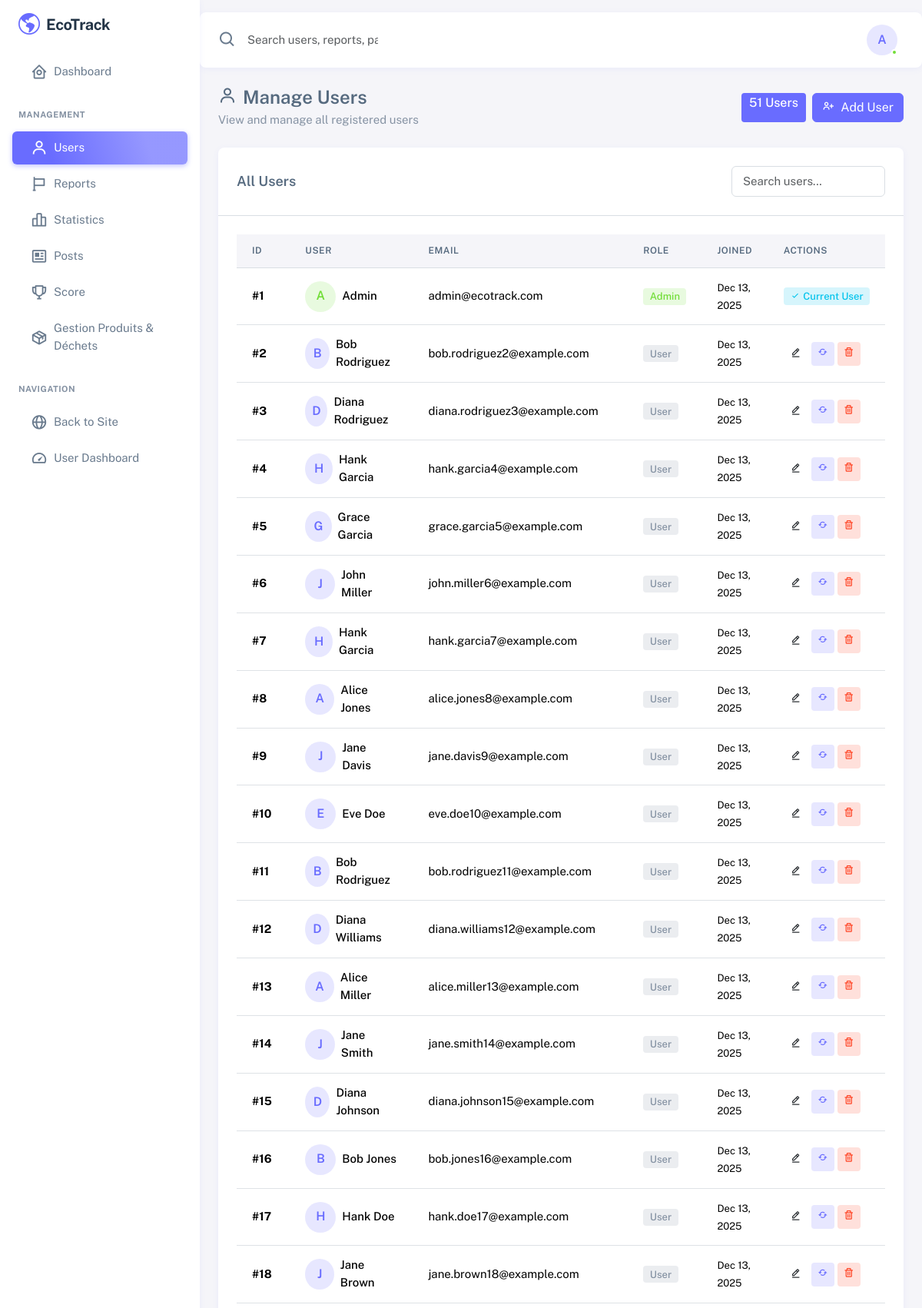
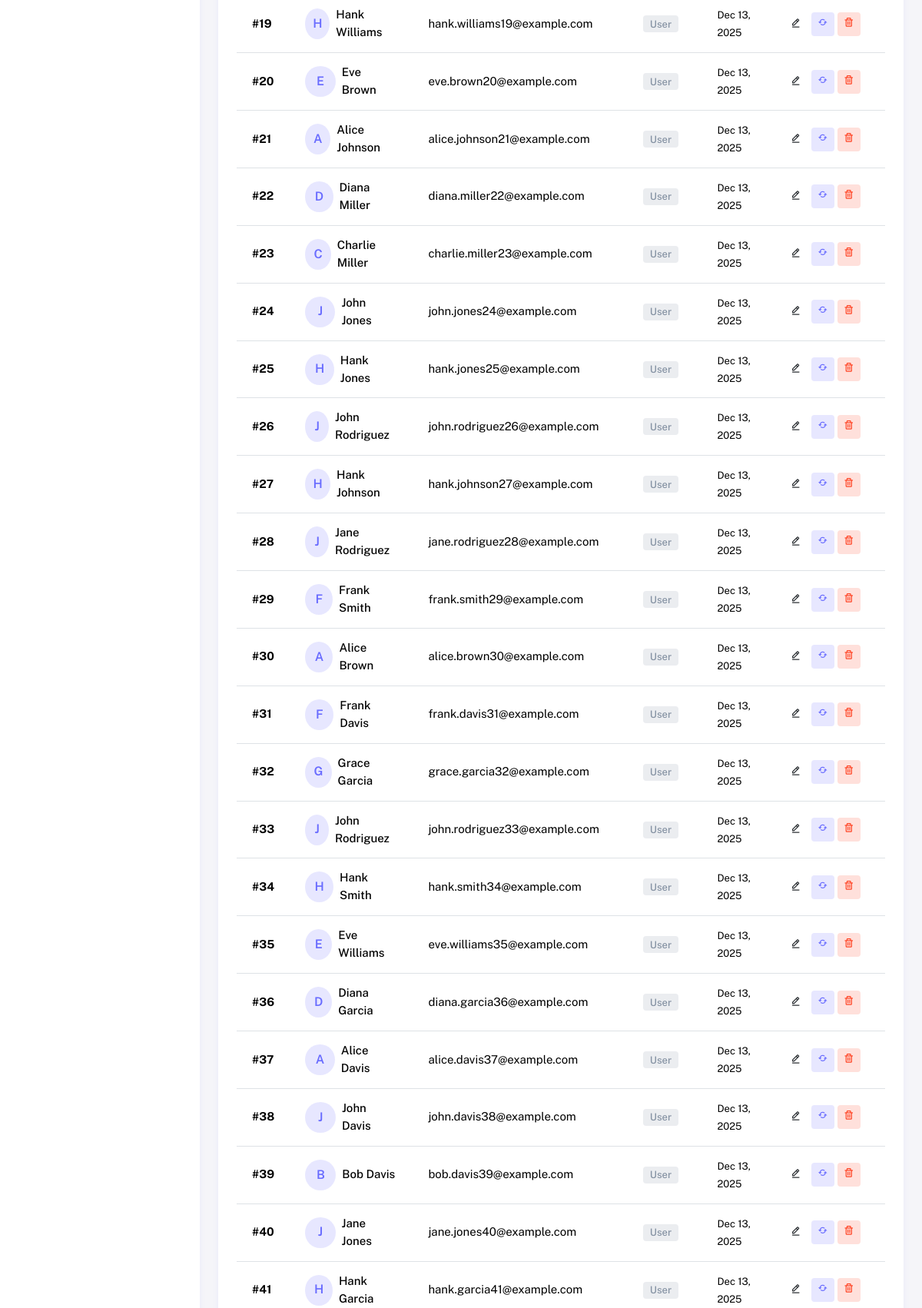
The page /admin/users.php (signed in, upper part) on the database its author committed (2 pictures, top to bottom).
### tables this page shows
CREATE TABLE IF NOT EXISTS users (
    id INT AUTO_INCREMENT PRIMARY KEY,
    name VARCHAR(100) NOT NULL,
    email VARCHAR(100) UNIQUE NOT NULL,
    password VARCHAR(255) NOT NULL,
    role VARCHAR(20) DEFAULT 'user',
    avatar VARCHAR(255) DEFAULT NULL,
    total_points INT DEFAULT 0,
    created_at TIMESTAMP DEFAULT CURRENT_TIMESTAMP,
    updated_at TIMESTAMP DEFAULT CURRENT_TIMESTAMP ON UPDATE CURRENT_TIMESTAMP
);

### includes/config.php (called while the page is built, shortened)
<?php
function formatDate($date) {
    return date('M d, Y', strtotime($date));
}
?>

### admin/users.php (the view, shortened to what this page needs)
<?php
require_once '../includes/config.php';
$users = $pdo->query("SELECT * FROM users ORDER BY created_at DESC")->fetchAll();
include 'includes/admin_header.php';
?>
<div class="page-header mb-4">
    <div class="d-flex justify-content-between align-items-center">
        <div>
            <h4><i class="bx bx-user me-2"></i>Manage Users</h4>
            <p class="mb-0">View and manage all registered users</p>
        </div>
        <div class="d-flex gap-2">
            <span class="badge bg-primary fs-6"><?php echo count($users); ?> Users</span>
            <button type="button" class="btn btn-primary" data-bs-toggle="modal" data-bs-target="#addUserModal">
                <i class="bx bx-user-plus me-1"></i> Add User
            </button>
        </div>
    </div>
</div>
<div class="card">
    <div class="card-header d-flex align-items-center justify-content-between">
        <h5 class="card-title mb-0">All Users</h5>
        <div class="d-flex gap-2">
            <input type="text" class="form-control form-control-sm" id="searchUsers" placeholder="Search users..." style="width: 200px;">
        </div>
    </div>
    <div class="card-body">
        <?php if (count($users) > 0): ?>
        <div class="table-responsive">
            <table class="table table-hover" id="usersTable">
                <thead>
                    <tr>
                        <th>ID</th>
                        <th>User</th>
                        <th>Email</th>
                        <th>Role</th>
                        <th>Joined</th>
                        <th>Actions</th>
                    </tr>
                </thead>
                <tbody>
                    <?php foreach ($users as $user): ?>
                    <tr>
                        <td><strong>#<?php echo $user['id']; ?></strong></td>
                        <td>
                            <div class="d-flex align-items-center">
                                <div class="avatar avatar-sm me-2">
                                    <span class="avatar-initial rounded-circle <?php echo $user['role'] === 'admin' ? 'bg-label-success' : 'bg-label-primary'; ?>">
                                        <?php echo strtoupper(substr($user['name'], 0, 1)); ?>
                                    </span>
                                </div>
                                <div>
                                    <span class="fw-medium"><?php echo htmlspecialchars($user['name']); ?></span>
                                </div>
                            </div>
                        </td>
                        <td><?php echo htmlspecialchars($user['email']); ?></td>
                        <td>
                            <span class="badge <?php echo $user['role'] === 'admin' ? 'bg-label-success' : 'bg-label-secondary'; ?>">
                                <?php echo ucfirst($user['role']); ?>
                            </span>
                        </td>
                        <td>
                            <small><?php echo formatDate($user['created_at']); ?></small>
                        </td>
                        <td>
                            <?php if ($user['id'] != $_SESSION['user_id']): ?>
                            <div class="d-flex gap-1">
                                <button type="button"
                                        class="btn btn-sm btn-label-info edit-user-btn"
                                        title="Edit User"
                                        data-bs-toggle="modal"
                                        data-bs-target="#editUserModal"
                                        data-user-id="<?php echo $user['id']; ?>"
                                        data-user-name="<?php echo htmlspecialchars($user['name']); ?>"
                                        data-user-email="<?php echo htmlspecialchars($user['email']); ?>"
                                        data-user-role="<?php echo $user['role']; ?>">
                                    <i class="bx bx-edit-alt"></i>
                                </button>
                                <a href="users.php?toggle_role=<?php echo $user['id']; ?>"
                                   class="btn btn-sm btn-label-primary"
                                   title="Toggle Role"
                                   data-bs-toggle="tooltip">
                                    <i class="bx bx-refresh"></i>
                                </a>
                                <a href="users.php?delete=<?php echo $user['id']; ?>"
                                   class="btn btn-sm btn-label-danger delete-btn"
                                   title="Delete User"
                                   data-bs-toggle="tooltip"
                                   onclick="return confirm('Are you sure you want to delete this user? This action cannot be undone.');">
                                    <i class="bx bx-trash"></i>
                                </a>
                            </div>
                            <?php else: ?>
                            <span class="badge bg-label-info">
                                <i class="bx bx-check me-1"></i>Current User
                            </span>
                            <?php endif; ?>
                        </td>
                    </tr>
                    <?php endforeach; ?>
                </tbody>
            </table>
        </div>
        <?php endif; ?>
    </div>
</div>
<?php include 'includes/admin_footer.php'; ?>

### admin/assets/css/sneat-theme.css (style rules this page uses)
:root { --sneat-primary: #696cff; --sneat-secondary: #8592a3; --sneat-success: #71dd37; --sneat-info: #03c3ec; --sneat-warning: #ffab00; --sneat-danger: #ff3e1d; --sneat-light: #fcfdfd; --sneat-dark: #233446; --sneat-gray: #697a8d; --sneat-body-bg: #f5f5f9; --sneat-card-bg: #fff; --sneat-heading-color: #566a7f; --sneat-text-color: #697a8d; --sneat-border-color: #d9dee3; --sneat-menu-bg: #fff; --sneat-menu-width: 260px; }
* { box-sizing: border-box; }
body { margin: 0; font-family: 'Public Sans', -apple-system, BlinkMacSystemFont, 'Segoe UI', Roboto, sans-serif; font-size: 0.9375rem; font-weight: 400; line-height: 1.53; color: var(--sneat-text-color); background-color: var(--sneat-body-bg); -webkit-font-smoothing: antialiased; }
.avatar { position: relative; width: 2.5rem; height: 2.5rem; cursor: pointer; }
.avatar-initial { display: flex; align-items: center; justify-content: center; width: 100%; height: 100%; font-size: 1rem; font-weight: 600; }
.bg-label-primary { background: rgba(105, 108, 255, 0.16) !important; color: var(--sneat-primary) !important; }
.card { background: var(--sneat-card-bg); border: none; border-radius: 0.5rem; box-shadow: 0 0.125rem 0.5rem rgba(105, 108, 255, 0.07); margin-bottom: 1.5rem; }
.card-header { padding: 1.5rem; background: transparent; border-bottom: 1px solid var(--sneat-border-color); }
.card-body { padding: 1.5rem; }
.card-title { margin-bottom: 0; font-size: 1.125rem; font-weight: 600; color: var(--sneat-heading-color); }
.table { width: 100%; margin-bottom: 0; color: var(--sneat-text-color); border-collapse: collapse; }
.table th { font-size: 0.75rem; font-weight: 600; text-transform: uppercase; letter-spacing: 0.5px; color: var(--sneat-heading-color); background: var(--sneat-body-bg); padding: 0.75rem 1.25rem; border: none; }
.table td { padding: 0.875rem 1.25rem; vertical-align: middle; border-top: 1px solid var(--sneat-border-color); }
.badge { font-size: 0.8125rem; font-weight: 500; padding: 0.35em 0.65em; border-radius: 0.25rem; }
.bg-label-success { background: rgba(113, 221, 55, 0.16) !important; color: var(--sneat-success) !important; }
.bg-label-info { background: rgba(3, 195, 236, 0.16) !important; color: var(--sneat-info) !important; }
.bg-label-secondary { background: rgba(133, 146, 163, 0.16) !important; color: var(--sneat-secondary) !important; }
.btn-primary { background: var(--sneat-primary); border-color: var(--sneat-primary); }
.btn-label-primary { background: rgba(105, 108, 255, 0.16); color: var(--sneat-primary); border: none; }
.btn-label-danger { background: rgba(255, 62, 29, 0.16); color: var(--sneat-danger); border: none; }
.page-header { margin-bottom: 1.5rem; }
.page-header h4 { margin: 0; font-size: 1.5rem; font-weight: 600; color: var(--sneat-heading-color); }
.page-header p { margin: 0.25rem 0 0; color: var(--sneat-secondary); }
.form-control { border: 1px solid var(--sneat-border-color); border-radius: 0.375rem; padding: 0.5rem 0.875rem; font-size: 0.9375rem; color: var(--sneat-heading-color); transition: border-color 0.15s ease; }
.bg-primary { background-color: var(--sneat-primary) !important; }

### admin/includes/admin_header.php (style rules this page uses)
:root { --bs-primary: #696cff; --bs-primary-rgb: 105, 108, 255; }

### rows shown on the page
users: id "1", name "A", name "Admin", email "admin@ecotrack.com", role "Admin", created_at "Dec 13, 2025", shows "Current User"
users: id "2", name "B", name "Bob Rodriguez", email "bob.rodriguez2@example.com", role "User", created_at "Dec 13, 2025"
users: id "3", name "D", name "Diana Rodriguez", email "diana.rodriguez3@example.com", role "User", created_at "Dec 13, 2025"
users: id "4", name "H", name "Hank Garcia", email "hank.garcia4@example.com", role "User", created_at "Dec 13, 2025"
users: id "5", name "G", name "Grace Garcia", email "grace.garcia5@example.com", role "User", created_at "Dec 13, 2025"
users: id "6", name "J", name "John Miller", email "john.miller6@example.com", role "User", created_at "Dec 13, 2025"
users: id "7", name "H", name "Hank Garcia", email "hank.garcia7@example.com", role "User", created_at "Dec 13, 2025"
users: id "8", name "A", name "Alice Jones", email "alice.jones8@example.com", role "User", created_at "Dec 13, 2025"
users: id "9", name "J", name "Jane Davis", email "jane.davis9@example.com", role "User", created_at "Dec 13, 2025"
users: id "10", name "E", name "Eve Doe", email "eve.doe10@example.com", role "User", created_at "Dec 13, 2025"
users: id "11", name "B", name "Bob Rodriguez", email "bob.rodriguez11@example.com", role "User", created_at "Dec 13, 2025"
users: id "12", name "D", name "Diana Williams", email "diana.williams12@example.com", role "User", created_at "Dec 13, 2025"
users: id "13", name "A", name "Alice Miller", email "alice.miller13@example.com", role "User", created_at "Dec 13, 2025"
users: id "14", name "J", name "Jane Smith", email "jane.smith14@example.com", role "User", created_at "Dec 13, 2025"
users: id "15", name "D", name "Diana Johnson", email "diana.johnson15@example.com", role "User", created_at "Dec 13, 2025"
users: id "16", name "B", name "Bob Jones", email "bob.jones16@example.com", role "User", created_at "Dec 13, 2025"
users: id "17", name "H", name "Hank Doe", email "hank.doe17@example.com", role "User", created_at "Dec 13, 2025"
users: id "18", name "J", name "Jane Brown", email "jane.brown18@example.com", role "User", created_at "Dec 13, 2025"
users: id "19", name "H", name "Hank Williams", email "hank.williams19@example.com", role "User", created_at "Dec 13, 2025"
users: id "20", name "E", name "Eve Brown", email "eve.brown20@example.com", role "User", created_at "Dec 13, 2025"
users: id "21", name "A", name "Alice Johnson", email "alice.johnson21@example.com", role "User", created_at "Dec 13, 2025"
users: id "22", name "D", name "Diana Miller", email "diana.miller22@example.com", role "User", created_at "Dec 13, 2025"
users: id "23", name "C", name "Charlie Miller", email "charlie.miller23@example.com", role "User", created_at "Dec 13, 2025"
users: id "24", name "J", name "John Jones", email "john.jones24@example.com", role "User", created_at "Dec 13, 2025"
users: id "25", name "H", name "Hank Jones", email "hank.jones25@example.com", role "User", created_at "Dec 13, 2025"
users: id "26", name "J", name "John Rodriguez", email "john.rodriguez26@example.com", role "User", created_at "Dec 13, 2025"
users: id "27", name "H", name "Hank Johnson", email "hank.johnson27@example.com", role "User", created_at "Dec 13, 2025"
users: id "28", name "J", name "Jane Rodriguez", email "jane.rodriguez28@example.com", role "User", created_at "Dec 13, 2025"
users: id "29", name "F", name "Frank Smith", email "frank.smith29@example.com", role "User", created_at "Dec 13, 2025"
users: id "30", name "A", name "Alice Brown", email "alice.brown30@example.com", role "User", created_at "Dec 13, 2025"
users: id "31", name "F", name "Frank Davis", email "frank.davis31@example.com", role "User", created_at "Dec 13, 2025"
users: id "32", name "G", name "Grace Garcia", email "grace.garcia32@example.com", role "User", created_at "Dec 13, 2025"
users: id "33", name "J", name "John Rodriguez", email "john.rodriguez33@example.com", role "User", created_at "Dec 13, 2025"
users: id "34", name "H", name "Hank Smith", email "hank.smith34@example.com", role "User", created_at "Dec 13, 2025"
users: id "35", name "E", name "Eve Williams", email "eve.williams35@example.com", role "User", created_at "Dec 13, 2025"
users: id "36", name "D", name "Diana Garcia", email "diana.garcia36@example.com", role "User", created_at "Dec 13, 2025"
users: id "37", name "A", name "Alice Davis", email "alice.davis37@example.com", role "User", created_at "Dec 13, 2025"
users: id "38", name "J", name "John Davis", email "john.davis38@example.com", role "User", created_at "Dec 13, 2025"
users: id "39", name "B", name "Bob Davis", email "bob.davis39@example.com", role "User", created_at "Dec 13, 2025"
users: id "40", name "J", name "Jane Jones", email "jane.jones40@example.com", role "User", created_at "Dec 13, 2025"
users: id "41", name "H", name "Hank Garcia", email "hank.garcia41@example.com", role "User", created_at "Dec 13, 2025"

### other values the page prints
substr($_SESSION['user_name'] ?? 'A', 0, 1) "A"
count($users) "51"
